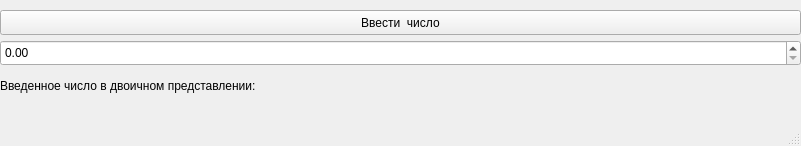
<?xml version="1.0" encoding="UTF-8"?>
<ui version="4.0">
 <class>MainWindow</class>
 <widget class="QMainWindow" name="MainWindow">
  <property name="geometry">
   <rect>
    <x>0</x>
    <y>0</y>
    <width>801</width>
    <height>146</height>
   </rect>
  </property>
  <property name="windowTitle">
   <string>MainWindow</string>
  </property>
  <widget class="QWidget" name="centralwidget">
   <widget class="QLabel" name="label_2">
    <property name="geometry">
     <rect>
      <x>340</x>
      <y>70</y>
      <width>521</width>
      <height>31</height>
     </rect>
    </property>
    <property name="text">
     <string/>
    </property>
   </widget>
   <widget class="QLabel" name="label">
    <property name="geometry">
     <rect>
      <x>0</x>
      <y>70</y>
      <width>331</width>
      <height>31</height>
     </rect>
    </property>
    <property name="text">
     <string>Введенное число в двоичном представлении:</string>
    </property>
   </widget>
   <widget class="QDoubleSpinBox" name="doubleSpinBox">
    <property name="geometry">
     <rect>
      <x>0</x>
      <y>40</y>
      <width>801</width>
      <height>26</height>
     </rect>
    </property>
   </widget>
   <widget class="QPushButton" name="pushButton">
    <property name="geometry">
     <rect>
      <x>0</x>
      <y>10</y>
      <width>801</width>
      <height>25</height>
     </rect>
    </property>
    <property name="text">
     <string>Ввести  число</string>
    </property>
   </widget>
  </widget>
  <widget class="QMenuBar" name="menubar">
   <property name="geometry">
    <rect>
     <x>0</x>
     <y>0</y>
     <width>801</width>
     <height>22</height>
    </rect>
   </property>
  </widget>
  <widget class="QStatusBar" name="statusbar"/>
 </widget>
 <resources/>
 <connections/>
</ui>
